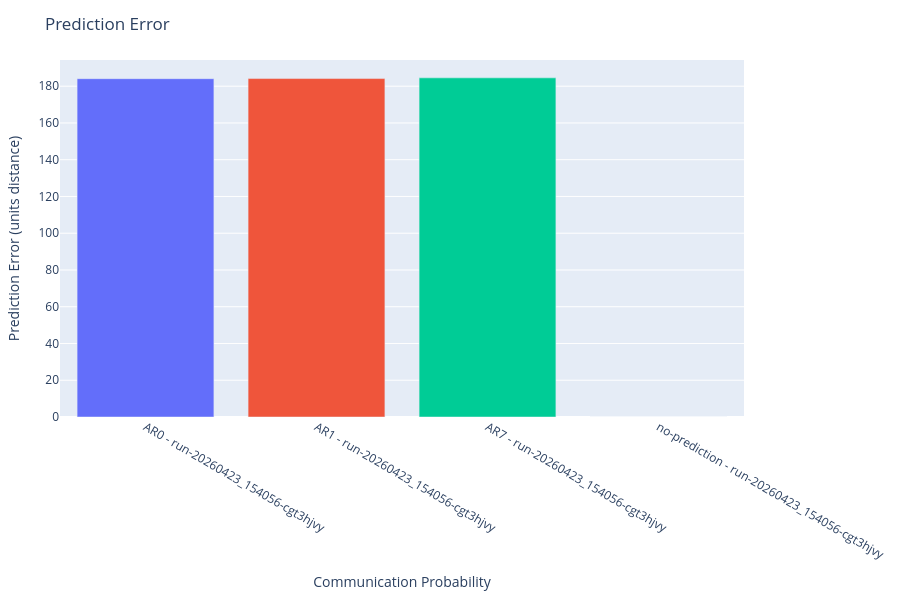
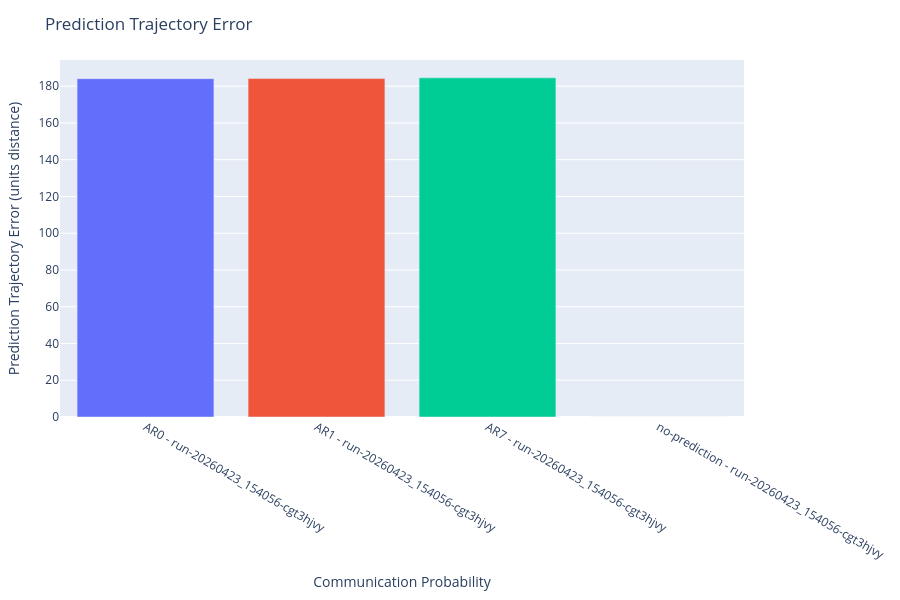
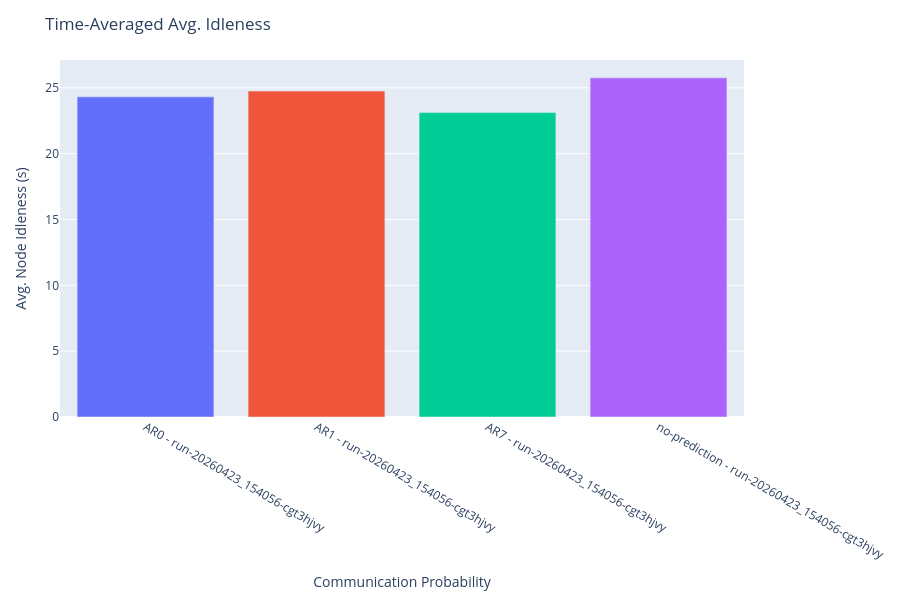
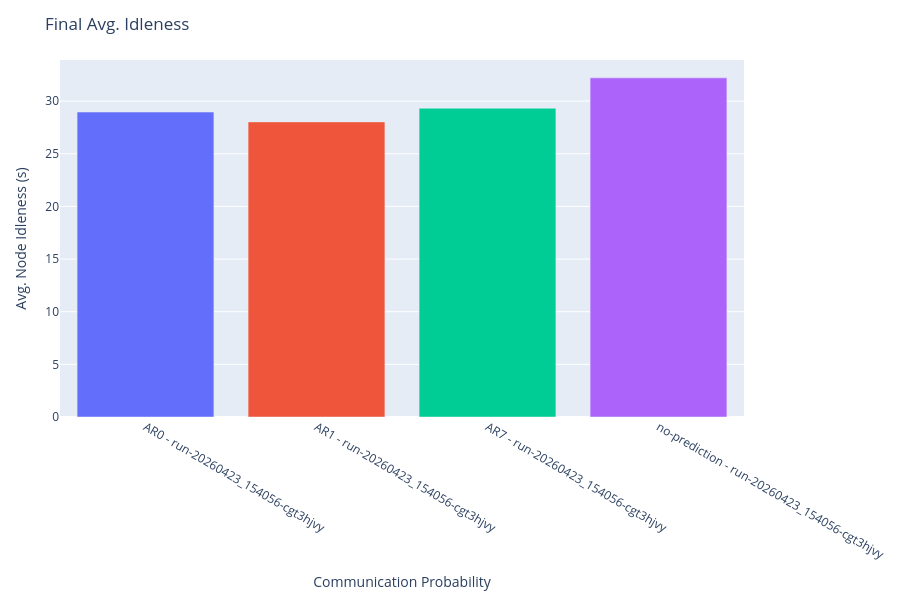

These figures' notebook cell, in order:
### Code cell
import plotly.graph_objects as go
import numpy as np

# Data for plotting
categories = {
    'prediction_error_mean': {
        'title': 'Prediction Error',
        'ylabel': 'Prediction Error (units distance)',
        'xlabel': 'Communication Probability',
        # Average over all episodes and all timesteps.
        'y': {
            series: [np.mean(output[series][experiment]['prediction_error_mean']) for experiment in output[series]]
                for series in output
        }
    },
    'prediction_trajectory_error_mean': {
        'title': 'Prediction Trajectory Error',
        'ylabel': 'Prediction Trajectory Error (units distance)',
        'xlabel': 'Communication Probability',
        # Average over all episodes and all timesteps.
        'y': {
            series: [np.mean(output[series][experiment]['prediction_trajectory_error_mean']) for experiment in output[series]]
                for series in output
        }
    },
    'avg_idleness': {
        'title': 'Time-Averaged Avg. Idleness',
        'ylabel': 'Avg. Node Idleness (s)',
        'xlabel': 'Communication Probability',
        # Average over all episodes and all timesteps.
        'y': {
            series: [np.mean(output[series][experiment]['avg_idleness']) for experiment in output[series]]
                for series in output
        }
    },
    'avg_idleness_final': {
        'title': 'Final Avg. Idleness',
        'ylabel': 'Avg. Node Idleness (s)',
        'xlabel': 'Communication Probability',
        # Average over all episodes and all timesteps.
        'y': {
            series: [np.mean(output[series][experiment]['avg_idleness'][:, -1]) for experiment in output[series]]
                for series in output
        }
    },
    'avg_idleness_over_time': {
        'title': 'Avg. Idleness vs. Time',
        'ylabel': 'Avg. Node Idleness (s)',
        'xlabel': 'Time Steps',
        # One trace per test/experiment: average over episodes, keep time dimension.
        'y': {
            series: {
                experiment: np.mean(output[series][experiment]['avg_idleness'], axis=0)
                for experiment in output[series]
            }
            for series in output
        }
    },
    'communication_requests': {
        'title': 'Communication Requests by Series',
        'ylabel': 'Communication Requests',
        'xlabel': 'Series',
        'y': {
            series: [np.mean(output[series][experiment]['communication']['requests_made']) for experiment in output[series]]
                for series in output
        }
    },
    'communication_requests_time': {
        'title': 'Cumulative Communication Requests vs. Time',
        'ylabel': 'Communication Requests',
        'xlabel': 'Time Steps',
        'y': {
            series: {
                experiment: np.cumsum(np.mean(output[series][experiment]['communication']['requests_made'], axis=0))
                for experiment in output[series]
            }
            for series in output
        }
    }
}

# Miscelaneous statistics.
timesteps = [np.max([np.max(output[series][experiment]['deltaSteps'].shape[1]) for experiment in output[series]]) for series in output]

for category in categories:
    fig = go.Figure()
    x = categories[category].get('x', None)
    y_data = categories[category]['y']
    show_legend = True

    # Detect nested dict: {series: {experiment: array}} — data with a time dimension.
    is_time_series = (
        isinstance(y_data, dict)
        and len(y_data) > 0
        and isinstance(next(iter(y_data.values())), dict)
    )

    if is_time_series:
        for series, tests in y_data.items():
            for test_name, values in tests.items():
                x_local = np.arange(1, len(values) + 1)
                fig.add_trace(go.Scatter(
                    x=x_local,
                    y=values,
                    mode='lines',
                    name=f"{series} | {test_name}",
                    hovertemplate=f'{series} | {test_name}' + ': %{y:.4f}<extra></extra>',
                    line={
                        "color": 'red' if "no-prediction" in series else 'blue',
                    }
                ))
    elif isinstance(y_data, dict):
        for series, values in y_data.items():
            x_local = x
            if x_local is None:
                x_local = np.linspace(0, 1, len(values))
            if len(values) == 1:
                # Plot a bar instead of a point if there's only one value, to make it more visible.
                fig.add_trace(go.Bar(
                    x=[series],
                    y=values,
                    name=series,
                    hovertemplate=f'{series}' + ': %{y:.4f}<extra></extra>',
                ))
                show_legend = False  # Legend is not needed if we're labeling bars directly.
            else:
                fig.add_trace(go.Scatter(
                    x=x_local,
                    y=values,
                    mode='lines+markers',
                    name=series,
                    hovertemplate='%{x:.2f}: %{y:.4f}<extra></extra>'
                ))
    else:
        values = y_data
        x_local = x
        if x_local is None:
            x_local = np.linspace(0, 1, len(values))
        fig.add_trace(go.Scatter(
            x=x_local,
            y=values,
            mode='lines+markers',
            hovertemplate='%{x:.2f}: %{y:.4f}<extra></extra>'
        ))
    
    title = categories[category]['title']
    xlabel = 'Scenario' if "xlabel" not in categories[category] else categories[category]['xlabel']
    ylabel = f"Timesteps out of {timesteps}" if "ylabel" not in categories[category] else categories[category]['ylabel']
    
    fig.update_layout(
        # title=f"{title}: avg. over {args['eval_episodes']['value']} episodes, seed {args['seed']['value']}",
        title=f"{title}",
        xaxis_title=xlabel,
        yaxis_title=ylabel,
        hovermode='closest',
        showlegend=show_legend,
        autosize=True,
        height=600,
        margin=dict(l=60, r=20, t=60, b=120),
        legend=dict(
            orientation='h',
            yanchor='top',
            y=-0.2,
            xanchor='center',
            x=0.5
        ),
    )
    
    fig.show()

### Figure 1 — Plotly figure (JSON) as saved in the notebook; plotly's stock layout.template omitted (floating-point values rounded to 4 significant figures)
{"data": [{"hovertemplate": "AR0 - run-20260423_154056-cgt3hjvy: %{y:.4f}<extra></extra>", "name": "AR0 - run-20260423_154056-cgt3hjvy", "type": "bar", "x": ["AR0 - run-20260423_154056-cgt3hjvy"], "y": [184.1]}, {"hovertemplate": "AR1 - run-20260423_154056-cgt3hjvy: %{y:.4f}<extra></extra>", "name": "AR1 - run-20260423_154056-cgt3hjvy", "type": "bar", "x": ["AR1 - run-20260423_154056-cgt3hjvy"], "y": [184.1]}, {"hovertemplate": "AR7 - run-20260423_154056-cgt3hjvy: %{y:.4f}<extra></extra>", "name": "AR7 - run-20260423_154056-cgt3hjvy", "type": "bar", "x": ["AR7 - run-20260423_154056-cgt3hjvy"], "y": [184.5]}, {"hovertemplate": "no-prediction - run-20260423_154056-cgt3hjvy: %{y:.4f}<extra></extra>", "name": "no-prediction - run-20260423_154056-cgt3hjvy", "type": "bar", "x": ["no-prediction - run-20260423_154056-cgt3hjvy"], "y": [0]}], "layout": {"autosize": true, "height": 600, "hovermode": "closest", "legend": {"orientation": "h", "x": 0.5, "xanchor": "center", "y": -0.2, "yanchor": "top"}, "margin": {"b": 120, "l": 60, "r": 20, "t": 60}, "showlegend": false, "title": {"text": "Prediction Error"}, "xaxis": {"title": {"text": "Communication Probability"}}, "yaxis": {"title": {"text": "Prediction Error (units distance)"}}}}

### Figure 2 — Plotly figure (JSON) as saved in the notebook; plotly's stock layout.template omitted (floating-point values rounded to 4 significant figures)
{"data": [{"hovertemplate": "AR0 - run-20260423_154056-cgt3hjvy: %{y:.4f}<extra></extra>", "name": "AR0 - run-20260423_154056-cgt3hjvy", "type": "bar", "x": ["AR0 - run-20260423_154056-cgt3hjvy"], "y": [184.1]}, {"hovertemplate": "AR1 - run-20260423_154056-cgt3hjvy: %{y:.4f}<extra></extra>", "name": "AR1 - run-20260423_154056-cgt3hjvy", "type": "bar", "x": ["AR1 - run-20260423_154056-cgt3hjvy"], "y": [184.1]}, {"hovertemplate": "AR7 - run-20260423_154056-cgt3hjvy: %{y:.4f}<extra></extra>", "name": "AR7 - run-20260423_154056-cgt3hjvy", "type": "bar", "x": ["AR7 - run-20260423_154056-cgt3hjvy"], "y": [184.5]}, {"hovertemplate": "no-prediction - run-20260423_154056-cgt3hjvy: %{y:.4f}<extra></extra>", "name": "no-prediction - run-20260423_154056-cgt3hjvy", "type": "bar", "x": ["no-prediction - run-20260423_154056-cgt3hjvy"], "y": [0]}], "layout": {"autosize": true, "height": 600, "hovermode": "closest", "legend": {"orientation": "h", "x": 0.5, "xanchor": "center", "y": -0.2, "yanchor": "top"}, "margin": {"b": 120, "l": 60, "r": 20, "t": 60}, "showlegend": false, "title": {"text": "Prediction Trajectory Error"}, "xaxis": {"title": {"text": "Communication Probability"}}, "yaxis": {"title": {"text": "Prediction Trajectory Error (units distance)"}}}}

### Figure 3 — Plotly figure (JSON) as saved in the notebook; plotly's stock layout.template omitted (floating-point values rounded to 4 significant figures)
{"data": [{"hovertemplate": "AR0 - run-20260423_154056-cgt3hjvy: %{y:.4f}<extra></extra>", "name": "AR0 - run-20260423_154056-cgt3hjvy", "type": "bar", "x": ["AR0 - run-20260423_154056-cgt3hjvy"], "y": [24.31]}, {"hovertemplate": "AR1 - run-20260423_154056-cgt3hjvy: %{y:.4f}<extra></extra>", "name": "AR1 - run-20260423_154056-cgt3hjvy", "type": "bar", "x": ["AR1 - run-20260423_154056-cgt3hjvy"], "y": [24.75]}, {"hovertemplate": "AR7 - run-20260423_154056-cgt3hjvy: %{y:.4f}<extra></extra>", "name": "AR7 - run-20260423_154056-cgt3hjvy", "type": "bar", "x": ["AR7 - run-20260423_154056-cgt3hjvy"], "y": [23.12]}, {"hovertemplate": "no-prediction - run-20260423_154056-cgt3hjvy: %{y:.4f}<extra></extra>", "name": "no-prediction - run-20260423_154056-cgt3hjvy", "type": "bar", "x": ["no-prediction - run-20260423_154056-cgt3hjvy"], "y": [25.76]}], "layout": {"autosize": true, "height": 600, "hovermode": "closest", "legend": {"orientation": "h", "x": 0.5, "xanchor": "center", "y": -0.2, "yanchor": "top"}, "margin": {"b": 120, "l": 60, "r": 20, "t": 60}, "showlegend": false, "title": {"text": "Time-Averaged Avg. Idleness"}, "xaxis": {"title": {"text": "Communication Probability"}}, "yaxis": {"title": {"text": "Avg. Node Idleness (s)"}}}}

### Figure 4 — Plotly figure (JSON) as saved in the notebook; plotly's stock layout.template omitted (floating-point values rounded to 4 significant figures)
{"data": [{"hovertemplate": "AR0 - run-20260423_154056-cgt3hjvy: %{y:.4f}<extra></extra>", "name": "AR0 - run-20260423_154056-cgt3hjvy", "type": "bar", "x": ["AR0 - run-20260423_154056-cgt3hjvy"], "y": [28.96]}, {"hovertemplate": "AR1 - run-20260423_154056-cgt3hjvy: %{y:.4f}<extra></extra>", "name": "AR1 - run-20260423_154056-cgt3hjvy", "type": "bar", "x": ["AR1 - run-20260423_154056-cgt3hjvy"], "y": [28.02]}, {"hovertemplate": "AR7 - run-20260423_154056-cgt3hjvy: %{y:.4f}<extra></extra>", "name": "AR7 - run-20260423_154056-cgt3hjvy", "type": "bar", "x": ["AR7 - run-20260423_154056-cgt3hjvy"], "y": [29.32]}, {"hovertemplate": "no-prediction - run-20260423_154056-cgt3hjvy: %{y:.4f}<extra></extra>", "name": "no-prediction - run-20260423_154056-cgt3hjvy", "type": "bar", "x": ["no-prediction - run-20260423_154056-cgt3hjvy"], "y": [32.21]}], "layout": {"autosize": true, "height": 600, "hovermode": "closest", "legend": {"orientation": "h", "x": 0.5, "xanchor": "center", "y": -0.2, "yanchor": "top"}, "margin": {"b": 120, "l": 60, "r": 20, "t": 60}, "showlegend": false, "title": {"text": "Final Avg. Idleness"}, "xaxis": {"title": {"text": "Communication Probability"}}, "yaxis": {"title": {"text": "Avg. Node Idleness (s)"}}}}
